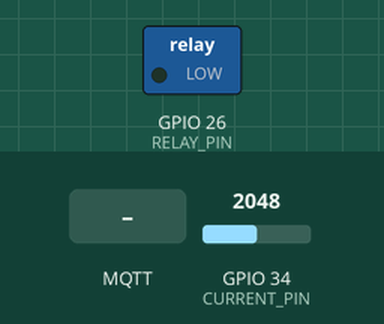
Recording of a sketch running on a simulated ESP32. Shown: switched loads named in the sketch (green lamp = pin HIGH). Inputs (shaded band) come from the test bench; at power-on: GPIO 34 (CURRENT_PIN) = 2048 (analog values on the 0–4095 scale). WiFi joins after 1.5 s; servers stay silent unless stated; no MQTT or app messages arrive unless stated.

Above: at 2.7 s.
2.8 s: MQTT message "ON" arrives on the first subscribed topic
At 3.7 s:
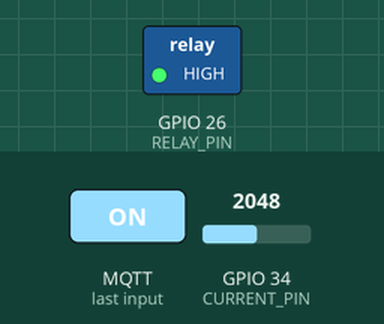
4.3 s: MQTT message "OFF" arrives on the first subscribed topic
At 5.0 s:
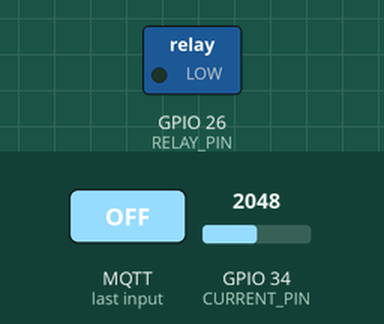
Timing chart, 0 to 7.3 s (numbered marks = the images above; inputs shaded):
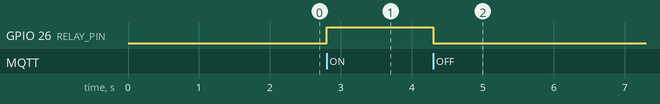

The sketch:

esp32_relay.ino
```cpp
// ESP32 reley + tok sensori (ACS712 / PZEM-004T o'rniga ishlatish mumkin)
// Kutubxona: PubSubClient (Nick O'Leary), WiFi (ESP32 core)
// MQTT: home/<ID>/cmd  <- "ON"/"OFF"
//       home/<ID>/state -> {"on":true,"watts":43.2}
//       home/<ID>/status -> "online"/"offline" (LWT, retained)
//
// !!! XAVFSIZLIK: 220V tarmoq bilan ishlash hayot uchun xavfli. Faqat litsenziyali elektrik
// yig'sin. Reley moduli, saqlagich (fuse) va UZO/avtomat albatta bo'lsin.
#include <WiFi.h>
#include <PubSubClient.h>

const char* WIFI_SSID = "YOUR_WIFI";
const char* WIFI_PASS = "YOUR_PASS";
const char* MQTT_HOST = "192.168.1.10";   // backend kompyuter IP si
const int   MQTT_PORT = 1883;
const char* MQTT_USER = "SET_MQTT_USERNAME";
const char* MQTT_PASS = "SET_MQTT_PASSWORD";
const char* DEVICE_ID = "kitchen-iron";   // backend store.js dagi id bilan bir xil
const float RATED_WATTS = 2000;           // shu qurilmaning nominal quvvati

const int RELAY_PIN = 26;
const int CURRENT_PIN = 34;               // ACS712 analog chiqishi
const float MAINS_V = 220.0;
const float HW_CUT_FACTOR = 3.0;          // MUHIM: backend o'chmasa ham qurilma o'zi uzadi

WiFiClient net;
PubSubClient mqtt(net);
bool relayOn = false;
String tCmd, tState, tStatus;

float readWatts() {
  // ACS712-20A: 100 mV/A, 3.3V ADC. RMS ni 200 ta namunadan hisoblaymiz.
  const int N = 200; double sum = 0, mean = 0; int v[N];
  for (int i = 0; i < N; i++) { v[i] = analogRead(CURRENT_PIN); mean += v[i]; delayMicroseconds(200); }
  mean /= N;
  for (int i = 0; i < N; i++) { double d = v[i] - mean; sum += d * d; }
  double rmsAdc = sqrt(sum / N);
  double amps = (rmsAdc * 3.3 / 4095.0) / 0.100;   // sensor kalibrovkasi talab qilinadi
  if (amps < 0.05) amps = 0;
  return amps * MAINS_V;
}

void setRelay(bool on) {
  relayOn = on;
  digitalWrite(RELAY_PIN, on ? HIGH : LOW);
}

void onMessage(char* topic, byte* payload, unsigned int len) {
  String msg; for (unsigned i = 0; i < len; i++) msg += (char)payload[i];
  if (msg == "ON") setRelay(true);
  else if (msg == "OFF") setRelay(false);
}

void connectMqtt() {
  // Fail safe: if broker connection is lost, switch the relay off before retrying.
  if (relayOn) setRelay(false);
  while (!mqtt.connected()) {
    if (mqtt.connect(DEVICE_ID, MQTT_USER, MQTT_PASS, tStatus.c_str(), 1, true, "offline")) {
      mqtt.publish(tStatus.c_str(), "online", true);
      mqtt.subscribe(tCmd.c_str(), 1);
    } else delay(2000);
  }
}

void setup() {
  pinMode(RELAY_PIN, OUTPUT); setRelay(false);
  analogReadResolution(12);
  tCmd = String("home/") + DEVICE_ID + "/cmd";
  tState = String("home/") + DEVICE_ID + "/state";
  tStatus = String("home/") + DEVICE_ID + "/status";
  WiFi.begin(WIFI_SSID, WIFI_PASS);
  while (WiFi.status() != WL_CONNECTED) delay(300);
  mqtt.setServer(MQTT_HOST, MQTT_PORT);
  mqtt.setCallback(onMessage);
  mqtt.setBufferSize(256);
}

unsigned long lastPub = 0;
void loop() {
  if (WiFi.status() != WL_CONNECTED) { setRelay(false); WiFi.reconnect(); delay(1000); return; }
  if (!mqtt.connected()) connectMqtt();
  mqtt.loop();

  float w = relayOn ? readWatts() : 0;
  // Apparat-darajadagi himoya: server bilan aloqadan mustaqil
  if (relayOn && w > RATED_WATTS * HW_CUT_FACTOR) {
    setRelay(false);
    mqtt.publish(tState.c_str(), "{\"on\":false,\"watts\":0,\"fault\":\"overcurrent\"}");
  }
  if (millis() - lastPub > 3000) {
    lastPub = millis();
    char buf[64]; snprintf(buf, sizeof buf, "{\"on\":%s,\"watts\":%.1f}", relayOn ? "true" : "false", w);
    mqtt.publish(tState.c_str(), buf);
  }
}
```

Measured:
- after the input at 2.8 s, GPIO 26 (RELAY_PIN): LOW → HIGH at once
- after the input at 4.3 s, GPIO 26 (RELAY_PIN): HIGH → LOW at once
